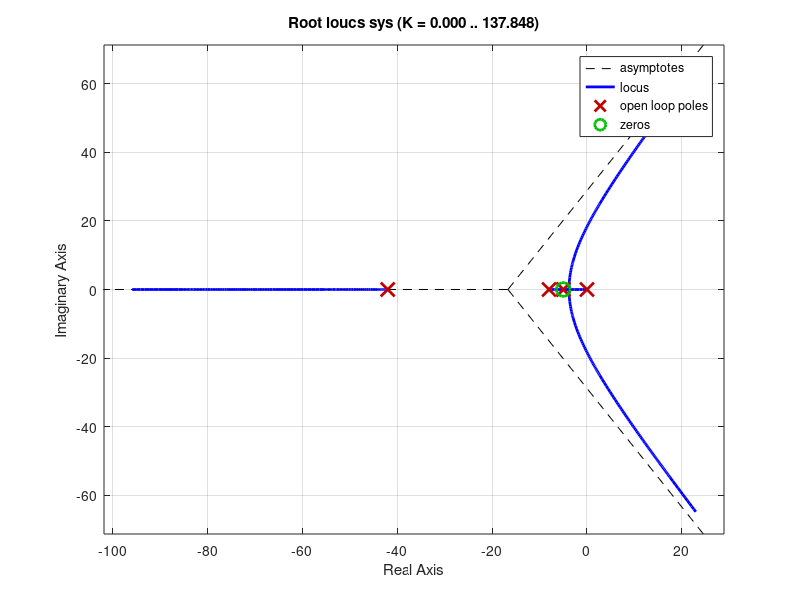

Reproduce this figure in MATLAB.
clc; clear;

R2D=180/pi; %Rad2Deg conversion
RPM=30/pi; %Rad/sec to RPM conversion
%% Drone properties 
m=3.4811482949175;      %Mass [kg]
g=9.80665;              %Gravity [N/kg]
L=0.4; %Arm length (Symetric config.)

Jx=0.082298105960482;   %Inertia [Kg*m^2]
Jy=0.082457201628499;
Jz=0.15887270137511;

k_T=1.34e-5; %Thrust coefficient of propellers
k_y=1.28e-7; %Yaw coefficient of propellers

bp=0.001; %rotating drag coefficient
bq=0.001;
br=0.001;

cx=5; %translation drag coefficient
cy=5;
cz=5;

ts2=1; %Desired Position settling time
tsz=2; %Desired altitude settling time
ts=ts2/2;  %Desired attitude settling time  
tsy=ts; %Desired yaw settling time



roll_angle_limit=20/R2D; %angle (in Rad) to which the drone can incline
pitch_angle_limit=20/R2D;
yaw_angle_limit=20/R2D;

max_rpm=10000/RPM; %Max rpm of rotors in Rad/s
hov_rpm=6200/RPM; %prop speed while hovering in Rad/s
hov_thrust=6*k_T*(hov_rpm)^2; %thrust while hovering
max_thrust=6*k_T*(max_rpm)^2; %Max thrust
max_pitch_moment=sqrt(3)*k_T*L*(max_rpm)^2; %Max vehicle torque
max_roll_moment=2*k_T*L*(max_rpm)^2; 
max_yaw_moment=k_y*hov_thrust/k_T;


%% Attitude ctrl (inner loop 5X faster)


Tc=ts/25; %Time constant  % 5x faster than outer loop response (1s) 

%Roll ctrl
Kq=(Jy/Tc)-bq;   %inner loop derivative ctrl theta dot. Determined from 1st order transfer fcn form 
Kq2=Jy*((4/ts))*((-4/ts)+((bq+Kq)/Jy))/Kq; %Outer loop propportional for attitude ctrl

%Pitch ctrl
Kp=(Jx/Tc)-bp;
Kp2= Jx*((4/ts))*((-4/ts)+((bp+Kp)/Jx))/Kp;

%Yaw ctrl
Kr=(Jz/(tsy/25))-br;
Kr2= Jz*((4/tsy))*((-4/tsy)+((br+Kr)/Jz))/Kr;

%% Position ctrl (with zero placement)

% X ctrl

alpha=-(bq+Kq)/(2*Jy);%for pole placement and computing clarity
beta=((2*alpha)^2)-4*Kq2*Kq/Jy;

p1=(alpha+(sqrt(beta))/2);%poles of 4th order Transfer function
p2=(alpha-(sqrt(beta))/2);
p3=-cx;
p4=0;


t1=atan((4/ts2)/(p1+(4/ts2))); %angles from poles to target poles
t2=atan((4/ts2)/(p2+(4/ts2)));
t3=atan((4/ts2)/(p3+(4/ts2)));
t4=3*pi/4;

z_x=cx; %Zero placement for desired reponse~~Warnings: if zero is placed at the first target pole, we end up having 2 poles and a zero on the same point
                                             %in the real world it might not be as accurate but it will still be stable around the pole 
tz=atan((4/ts2)/(-z_x+(4/ts2))); %angle from zero to target pole

l1=(p1+(4/ts2))/(cos(t1)); %lengths from poles/zero to targets 
l2=(p2+(4/ts2))/(cos(t2));
l3=(p3+(4/ts2))/(cos(t3));
l4=(p4+(4/ts2))/(cos(t4));
lz=(-z_x+(4/ts2))/(cos(tz));


Kx=l1*l2*l3*l4/((Kq*Kq2*g/Jy)*lz); %prod of pole lengths divided prod of zero lengths
%Kx= (p1+4/ts2)*(p2+4/ts2)*(p4+4/ts2)/(Kq*Kq2*g/Jy);
Kx=abs(Kx);


% %root locus check
Pxs=[p1 p2 p3 p4];
 
 a=cx;%computing simplicity
 b=(bq+Kq)/Jy;
 c=Kq*Kq2/Jy;



%sys = tf([c*g],[1 (a+b) (a*b+c) (a*c) 0]);
% X RL w/ zero
sys = tf([c*g z_x*c*g],[1 (a+b) (a*b+c) (a*c) 0]);
% X RL w zero
rlocus(sys) 

% Y ctrl

alpha_y=-(bp+Kp)/(2*Jx);
beta_y=((2*alpha_y)^2)-4*Kp2*Kp/Jx;

py_1=(alpha_y+(sqrt(beta_y))/2);
py_2=(alpha_y-(sqrt(beta_y))/2);
py_3=-cy;
py_4=0;

ty_1=atan((4/ts2)/(py_1+(4/ts2)));
ty_2=atan((4/ts2)/(py_2+(4/ts2)));
ty_3=atan((4/ts2)/(py_3+(4/ts2)));
ty_4=3*pi/4;

z_y=cy;
ty_z=atan((4/ts2)/(-z_y+(4/ts2)));

ly_1=(py_1+(4/ts2))/(cos(ty_1));
ly_2=(py_2+(4/ts2))/(cos(ty_2));
ly_3=(py_3+(4/ts2))/(cos(ty_3));
ly_4=(py_4+(4/ts2))/(cos(ty_4));
ly_z=(-z_y+(4/ts2))/(cos(ty_z));

Ky=ly_1*ly_2*ly_3*ly_4/((Kp*Kp2*g/Jx)*ly_z); 
%Ky= (py_1+4/ts2)*(py_2+4/ts2)*(py_4+4/ts2)/(Kp*Kp2*g/Jx);
Ky=abs(Ky);

%Root locus check
Pys=[py_1 py_2 py_3 py_4];

%sys2 = tf([g*Kp2*Kq/Jx z_y*g*Kp2*Kp/Jx],[1 (cy+(bp+Kp)/Jx) ((Kp*Kp2+cy*(bp+Kp))/Jx) (Kp2*Kp*cy/Jx) 0]);
%rlocus(sys2) % Y RL w zero

%% Altitude ctrler (Fast inner loop with feedforward feedback)

Tcz=tsz/25;

Kz=(m/Tcz)-cz;
Kz2= m*((4/tsz))*((-4/tsz)+((cz+Kz)/m))/Kz;

%% Control allocation (From inputs to propeller speed)

% U = C_A * W_i^2 

C_A =[     k_T           k_T          k_T                k_T          k_T         k_T;
     -k_T*L*sqrt(3)/2     0     k_T*L*sqrt(3)/2    k_T*L*sqrt(3)/2     0     -k_T*L*sqrt(3)/2;
         k_T*L/2        k_T*L       k_T*L/2           -k_T*L/2      -k_T*L       -k_T*L/2;
          -k_y          k_y         -k_y                k_y         -k_y          k_y];


B=pinv(C_A);%Pseudoinverse of control allocation matrix

% B * U = W_i^2

%% Reliability of each rotors
R1=1;
R2=0.5;
R3=1;
R4=1;
R5=0.5;
R6=1;








